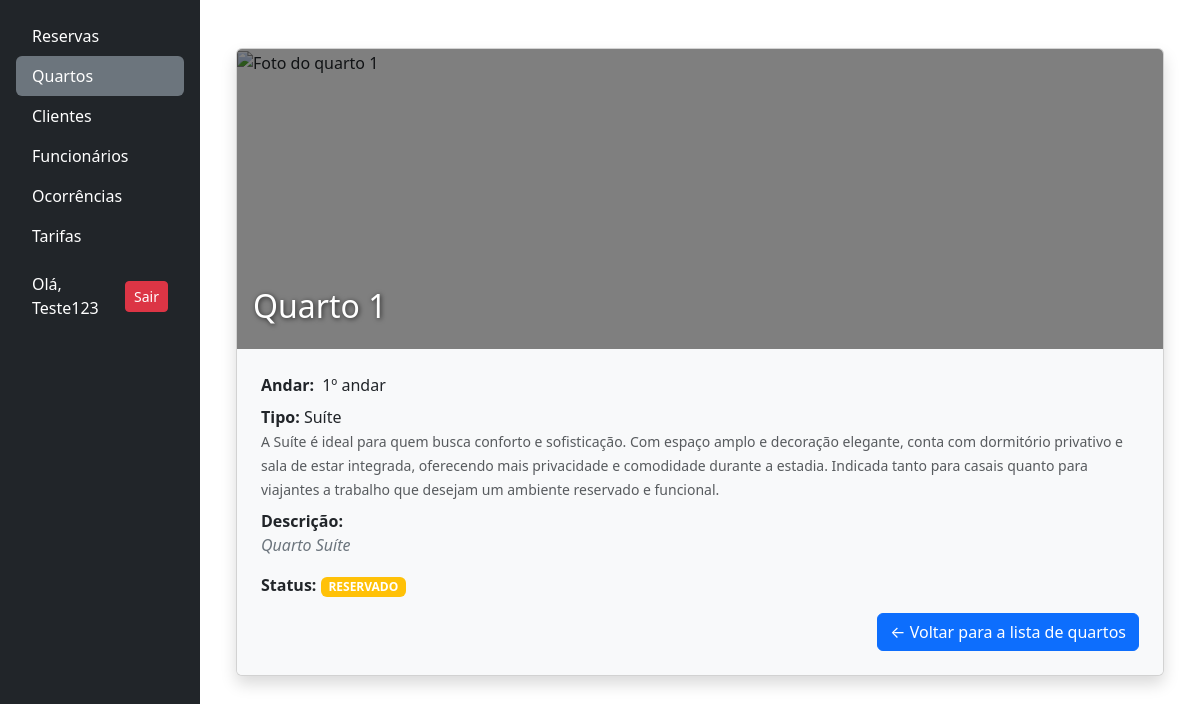
The app's page /quartos/detalhes_quarto/2/ (signed in) with its own data.
### quartos/models.py (models this page shows, shortened)
class Quarto(models.Model):
    numero = models.IntegerField(
        unique=True,
        verbose_name="Número do Quarto"
    )
    andar = models.IntegerField(
        verbose_name="Andar do Quarto"
    )
    descricao = models.TextField(
        blank=True,
        null=True,
        verbose_name="Descrição do Quarto"
    )
    status = models.CharField(
        choices=QUARTO_STATUS_CHOICES,
        max_length=25,
        blank=False,
        verbose_name="Status Atual"
    )
    tipo = models.ForeignKey(
        TipoQuarto,
        on_delete=models.RESTRICT,
        verbose_name="Tipo de Quarto"
    )
    foto = StdImageField(
        upload_to='fotos/quartos',
        variations={'thumb': (150, 150), 'medium': (
            300, 300), 'large': (600, 400)},
        blank=True,
        null=True
    )

class TipoQuarto(models.Model):
    nome = models.CharField(max_length=100, unique=True, blank=False)
    descricao = models.TextField(max_length=400, blank=True, null=True)
    capacidade = models.IntegerField(verbose_name="Capacidade", blank=False)

### quartos/views.py (the view)
# urls.py: path('detalhes_quarto/<int:id>/',
@login_required
def detalhes_quarto(request, id):
    try:
        quarto = Quarto.objects.get(id=id)
    except Quarto.DoesNotExist:
        messages.error(request, "Quarto não encontrado.")
        return redirect('quartos')
    dados = {
        "quarto": quarto,
    }
    return render(request, 'quartos/detalhes_quarto.html', dados)

### quartos/templates/quartos/detalhes_quarto.html
{% extends 'base.html' %}
{% block content %}
<div class="container my-4">
    <div class="card rounded shadow overflow-hidden">
        <div style="position: relative; height: 300px; overflow: hidden;">
            <img src="{{ quarto.foto.large.url }}" alt="Foto do quarto {{ quarto.numero }}"
                style="width: 100%; height: 100%; object-fit: cover">
            <div style="position: absolute; inset: 0; background-color: rgba(0,0,0,0.5);"></div>
            <h2 class="text-white position-absolute bottom-0 start-0 p-3"
                style="text-shadow: 1px 1px 5px rgba(0,0,0,0.7);">
                Quarto {{ quarto.numero }}
            </h2>
        </div>
        <div class="p-4 bg-light">
            <p class="mb-2 d-flex align-items-center gap-2">
                <strong>Andar:</strong>
                <span>{{ quarto.andar }}º andar</span>
            </p>
            <p class="mb-2">
                <strong>Tipo:</strong> {{ quarto.tipo.nome }}<br>
                <small class="text-muted">{{ quarto.tipo.descricao }}</small>
            </p>
            <p class="mb-3">
                <strong>Descrição:</strong><br>
                <span class="text-secondary fst-italic">{{ quarto.descricao|default:"(Sem descrição)" }}</span>
            </p>
            <p class="mb-3">
                <strong>Status:</strong>
                {% if quarto.status == "disponivel" %}
                <span class="badge bg-success text-uppercase">{{ quarto.get_status_display }}</span>
                {% elif quarto.status == "reservado" %}
                <span class="badge bg-warning text-uppercase">{{ quarto.get_status_display }}</span>
                {% elif quarto.status == "indisponivel" %}
                <span class="badge bg-danger text-uppercase">{{ quarto.get_status_display }}</span>
                {% else %}
                <span class="badge bg-secondary text-uppercase">{{ quarto.get_status_display }}</span>
                {% endif %}
            </p>
            <div class="text-end">
                <a href="{% url 'quartos' %}" class="btn btn-primary">← Voltar para a lista de quartos</a>
            </div>
        </div>
    </div>
    {% endblock %}

### templates/partials/_menu_itens.html
<ul class="nav nav-pills flex-column mb-auto">
    <li>
        <a href="{% url 'reservas:reservas' %}"
           class="nav-link text-white {% if request.resolver_match.app_name == 'reservas' %}active bg-secondary{% endif %}">
            Reservas
        </a>
    </li>
    {% if user.is_staff %}
    <li>
        <a href="{% url 'quartos' %}"
           class="nav-link text-white {% if '/quartos/' in request.path %}active bg-secondary{% endif %}">
            Quartos
        </a>
    </li>
    {% endif %}
    <li>
        <a href="{% url 'clientes' %}"
           class="nav-link text-white {% if '/clientes/' in request.path %}active bg-secondary{% endif %}">
            Clientes
        </a>
    </li>
    {% if user.is_staff %}
    <li>
        <a href="{% url 'funcionarios' %}"
           class="nav-link text-white {% if '/funcionarios/' in request.path %}active bg-secondary{% endif %}">
            Funcionários
        </a>
    </li>
    {% endif %}
    <li>
        <a href="{% url 'lista_ocorrencias' %}" class="nav-link text-white {% if '/ocorrencias/' in request.path %}active bg-secondary{% endif %}">
            Ocorrências
        </a>
    </li>
    {% if user.is_staff %}
    <li>
        {% if request.user.is_staff %}
        <a href="{% url 'lista_tarifas' %}" class="nav-link text-white {% if '/tarifas/' in request.path %}active bg-secondary{% endif %}">
            Tarifas
        </a>
        {% endif %}
    </li>
    {% endif %}
     {% if user.is_authenticated %}
        <li class="mt-3">
            <div class="d-flex align-items-center gap-2 px-3 text-white">
                <span>Olá, {{ user.username }}</span>
                <a href="{% url 'logout' %}" class="btn btn-danger btn-sm ms-auto">Sair</a>
                </div>
        </li>
    {% endif %}
</ul>

### templates/base.html (style rules this page uses)
html, body { height: 100%; margin: 0; }

### records on screen
Quarto: numero "1", andar "1", tipo.nome "Suíte", tipo.descricao "A Suíte é ideal para quem busca conforto e sofisticação. Com espaço amplo e decoração elegante, conta com dormitório privativo e sala de estar integrada, oferecendo mais privacidade e comodidade durante a estadia. Indicada tanto para casais quanto para viajantes a trabalho que desejam um ambiente reservado e funcional.", descricao "Quarto Suíte", status "RESERVADO"

### other values on screen
{{ user.username }} "Teste123"
